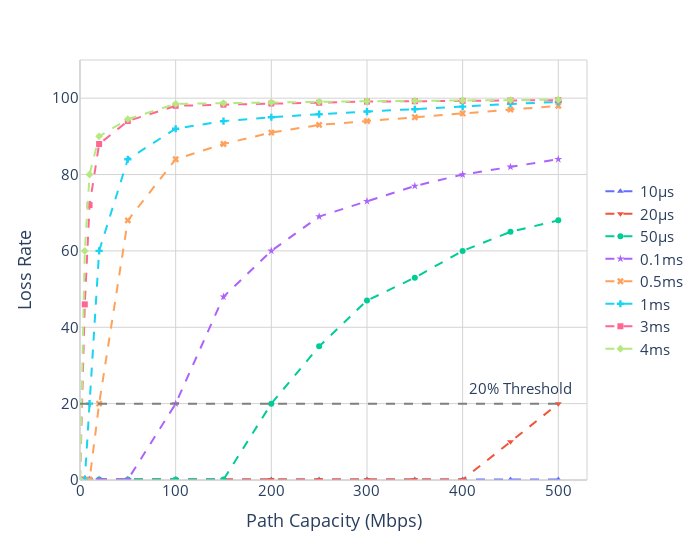

Source (notebook cell):
### Code cell
df = pd.read_csv("./data/assignment1.csv")
fig = px.line(
    df, x="X", y="Y", 
#     labels={'Time':''}, 
    
    color='Time',
    symbol='Time',
    symbol_map={
        "10μs":"triangle-up",
        "20μs":"triangle-down",
        "50μs":"circle",
        "0.1ms":"star",
        "0.5ms":"x",
        "1ms":"cross",
        "3ms":"square",
        "4ms":"diamond",
    }
    
)

fig.update_traces(line_dash="dash") 

fig.update_xaxes(
    title_text="Path Capacity (Mbps)",
    gridcolor='lightgrey', gridwidth=1,
    zeroline=True, zerolinewidth=1.5, zerolinecolor='lightgrey',
) 

fig.update_yaxes(
    title_text="Loss Rate",
    gridcolor='lightgrey', gridwidth=1,
    zeroline=True, zerolinewidth=1.5, zerolinecolor='lightgrey',
)


fig.add_shape(
        # Rectangle with reference to the plot
        type="rect",
        xref="paper",
        yref="paper",
        x0=0,
        y0=0,
        x1=1.0,
        y1=1.0,
        line=dict(
            color="lightgrey",
            width=1,
        )
)

#threshold line
fig.add_shape(
    type='line',
    x0=0,
    y0=20,
    x1=500,
    y1=20,
    line=dict(
        color="grey",
        width=2,
        dash="dash"
    )
)

fig.add_annotation(
    x=460,
    y=24,
    text="20% Threshold",
    showarrow=False
)

fig.update_layout(
    xaxis_range=[0, 530],
    yaxis_range=[0, 110],
    width=700,
    plot_bgcolor="#fff",
    font_size=15,
    
    legend=dict(
        title='',
        yanchor="middle", 
        y=0.5,
        xanchor="right", 
        x=1.2
    )
)



fig.show()

### Figure 1 — Plotly figure (JSON) as saved in the notebook; plotly's stock layout.template omitted (floating-point values rounded to 4 significant figures)
{"data": [{"hovertemplate": "Time=10μs<br>X=%{x}<br>Y=%{y}<extra></extra>", "legendgroup": "10μs", "line": {"color": "#636efa", "dash": "dash"}, "marker": {"symbol": "triangle-up"}, "mode": "lines+markers", "name": "10μs", "orientation": "v", "showlegend": true, "type": "scatter", "x": [0, 5, 10, 20, 50, 100, 150, 200, 250, 300, 350, 400, 450, 500], "xaxis": "x", "y": [0.1, 0.1, 0.1, 0.1, 0.1, 0.1, 0.1, 0.1, 0.1, 0.1, 0.1, 0.1, 0.1, 0.1], "yaxis": "y"}, {"hovertemplate": "Time=20μs<br>X=%{x}<br>Y=%{y}<extra></extra>", "legendgroup": "20μs", "line": {"color": "#EF553B", "dash": "dash"}, "marker": {"symbol": "triangle-down"}, "mode": "lines+markers", "name": "20μs", "orientation": "v", "showlegend": true, "type": "scatter", "x": [0, 5, 10, 20, 50, 100, 150, 200, 250, 300, 350, 400, 450, 500], "xaxis": "x", "y": [0.1, 0.1, 0.1, 0.1, 0.1, 0.1, 0.1, 0.1, 0.1, 0.1, 0.1, 0.1, 10, 20], "yaxis": "y"}, {"hovertemplate": "Time=50μs<br>X=%{x}<br>Y=%{y}<extra></extra>", "legendgroup": "50μs", "line": {"color": "#00cc96", "dash": "dash"}, "marker": {"symbol": "circle"}, "mode": "lines+markers", "name": "50μs", "orientation": "v", "showlegend": true, "type": "scatter", "x": [0, 5, 10, 20, 50, 100, 150, 200, 250, 300, 350, 400, 450, 500], "xaxis": "x", "y": [0.1, 0.1, 0.1, 0.1, 0.1, 0.1, 0.1, 20, 35, 47, 53, 60, 65, 68], "yaxis": "y"}, {"hovertemplate": "Time=0.1ms<br>X=%{x}<br>Y=%{y}<extra></extra>", "legendgroup": "0.1ms", "line": {"color": "#ab63fa", "dash": "dash"}, "marker": {"symbol": "star"}, "mode": "lines+markers", "name": "0.1ms", "orientation": "v", "showlegend": true, "type": "scatter", "x": [0, 5, 10, 20, 50, 100, 150, 200, 250, 300, 350, 400, 450, 500], "xaxis": "x", "y": [0.1, 0.1, 0.1, 0.1, 0.1, 20, 48, 60, 69, 73, 77, 80, 82, 84], "yaxis": "y"}, {"hovertemplate": "Time=0.5ms<br>X=%{x}<br>Y=%{y}<extra></extra>", "legendgroup": "0.5ms", "line": {"color": "#FFA15A", "dash": "dash"}, "marker": {"symbol": "x"}, "mode": "lines+markers", "name": "0.5ms", "orientation": "v", "showlegend": true, "type": "scatter", "x": [0, 5, 10, 20, 50, 100, 150, 200, 250, 300, 350, 400, 450, 500], "xaxis": "x", "y": [0.1, 0.1, 0.1, 20, 68, 84, 88, 91, 93, 94, 95, 96, 97, 98], "yaxis": "y"}, {"hovertemplate": "Time=1ms<br>X=%{x}<br>Y=%{y}<extra></extra>", "legendgroup": "1ms", "line": {"color": "#19d3f3", "dash": "dash"}, "marker": {"symbol": "cross"}, "mode": "lines+markers", "name": "1ms", "orientation": "v", "showlegend": true, "type": "scatter", "x": [0, 5, 10, 20, 50, 100, 150, 200, 250, 300, 350, 400, 450, 500], "xaxis": "x", "y": [0.1, 0.1, 20, 60, 84, 92, 94, 95, 95.8, 96.5, 97.1, 97.8, 98.5, 99], "yaxis": "y"}, {"hovertemplate": "Time=3ms<br>X=%{x}<br>Y=%{y}<extra></extra>", "legendgroup": "3ms", "line": {"color": "#FF6692", "dash": "dash"}, "marker": {"symbol": "square"}, "mode": "lines+markers", "name": "3ms", "orientation": "v", "showlegend": true, "type": "scatter", "x": [0, 5, 10, 20, 50, 100, 150, 200, 250, 300, 350, 400, 450, 500], "xaxis": "x", "y": [0.1, 46, 72, 88, 94, 98, 98.3, 98.6, 98.8, 99.1, 99.2, 99.3, 99.4, 99.5], "yaxis": "y"}, {"hovertemplate": "Time=4ms<br>X=%{x}<br>Y=%{y}<extra></extra>", "legendgroup": "4ms", "line": {"color": "#B6E880", "dash": "dash"}, "marker": {"symbol": "diamond"}, "mode": "lines+markers", "name": "4ms", "orientation": "v", "showlegend": true, "type": "scatter", "x": [0, 5, 10, 20, 50, 100, 150, 200, 250, 300, 350, 400, 450, 500], "xaxis": "x", "y": [0.1, 60, 80, 90, 94.5, 98.5, 98.7, 98.9, 99.1, 99.2, 99.3, 99.4, 99.5, 99.6], "yaxis": "y"}], "layout": {"annotations": [{"showarrow": false, "text": "20% Threshold", "x": 460, "y": 24}], "font": {"size": 15}, "legend": {"title": {"text": ""}, "tracegroupgap": 0, "x": 1.2, "xanchor": "right", "y": 0.5, "yanchor": "middle"}, "margin": {"t": 60}, "plot_bgcolor": "#fff", "shapes": [{"line": {"color": "lightgrey", "width": 1}, "type": "rect", "x0": 0, "x1": 1, "xref": "paper", "y0": 0, "y1": 1, "yref": "paper"}, {"line": {"color": "grey", "dash": "dash", "width": 2}, "type": "line", "x0": 0, "x1": 500, "y0": 20, "y1": 20}], "width": 700, "xaxis": {"anchor": "y", "domain": [0, 1], "gridcolor": "lightgrey", "gridwidth": 1, "range": [0, 530], "title": {"text": "Path Capacity (Mbps)"}, "zeroline": true, "zerolinecolor": "lightgrey", "zerolinewidth": 1.5}, "yaxis": {"anchor": "x", "domain": [0, 1], "gridcolor": "lightgrey", "gridwidth": 1, "range": [0, 110], "title": {"text": "Loss Rate"}, "zeroline": true, "zerolinecolor": "lightgrey", "zerolinewidth": 1.5}}}
